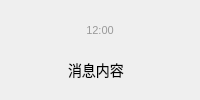
<?xml version="1.0" encoding="UTF-8"?>
<ui version="4.0">
 <class>MessageBubble</class>
 <widget class="QWidget" name="MessageBubble">
  <layout class="QVBoxLayout" name="verticalLayout">
   <property name="spacing">
    <number>2</number>
   </property>
   <item>
    <widget class="QLabel" name="timeLabel">
     <property name="text">
      <string>12:00</string>
     </property>
     <property name="alignment">
      <set>Qt::AlignCenter</set>
     </property>
     <property name="styleSheet">
      <string notr="true">color: #999; font-size: 11px;</string>
     </property>
    </widget>
   </item>
   <item>
    <layout class="QHBoxLayout" name="bubbleLayout">
     <item>
      <spacer name="leftSpacer">
       <property name="orientation">
        <enum>Qt::Horizontal</enum>
       </property>
       <property name="sizeHint" stdset="0">
        <size>
         <width>40</width>
         <height>20</height>
        </size>
       </property>
      </spacer>
     </item>
     <item>
      <widget class="QLabel" name="bubbleLabel">
       <property name="text">
        <string>消息内容</string>
       </property>
       <property name="wordWrap">
        <bool>true</bool>
       </property>
       <property name="styleSheet">
        <string notr="true">padding: 8px 12px; border-radius: 8px; font-size: 14px;</string>
       </property>
      </widget>
     </item>
     <item>
      <widget class="QLabel" name="nameLabel">
       <property name="text">
        <string></string>
       </property>
       <property name="styleSheet">
        <string notr="true">color: #999; font-size: 11px;</string>
       </property>
      </widget>
     </item>
     <item>
      <spacer name="rightSpacer">
       <property name="orientation">
        <enum>Qt::Horizontal</enum>
       </property>
       <property name="sizeHint" stdset="0">
        <size>
         <width>40</width>
         <height>20</height>
        </size>
       </property>
      </spacer>
     </item>
    </layout>
   </item>
  </layout>
 </widget>
 <resources/>
 <connections/>
</ui>
